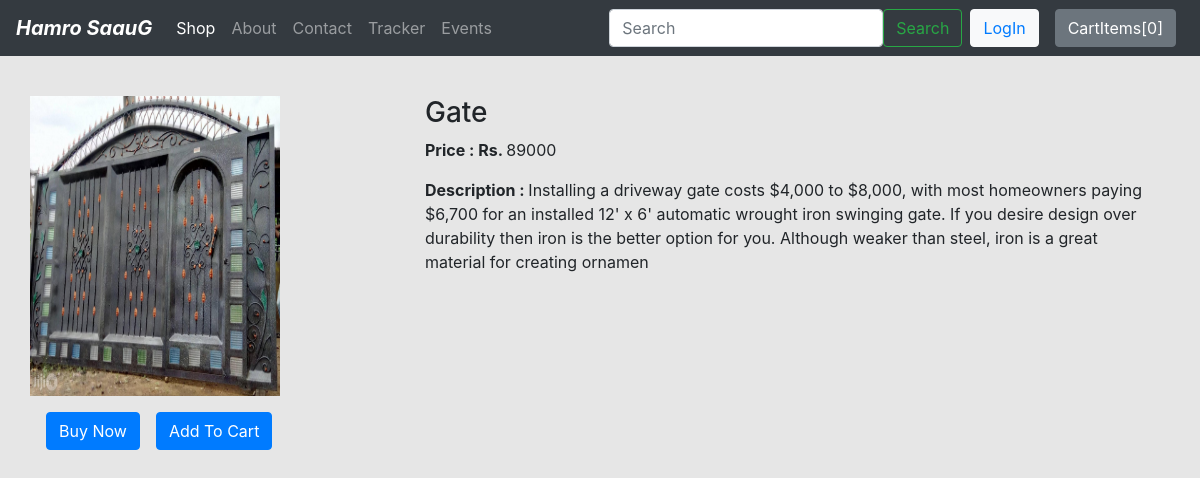
Page /product/9 on the committed database.
### shop/models.py (models this page shows, shortened)
class Product(models.Model):
    product_name = models.CharField(max_length=50)
    category = models.CharField(max_length=50, default="")
    sub_category = models.CharField(max_length=50, default="")
    price = models.IntegerField(default="0")
    desciption = models.CharField(max_length=300)
    publish_date = models.DateField()
    image = models.ImageField(upload_to="shop/images", default="")

### shop/views.py (the view)
# urls.py: path('product/<int:pro_id>', views.product_view, name='product_view'),
def product_view(request, pro_id):
    product = Product.objects.filter(id=pro_id) #QuerySet_list with only one product
    return render(request, 'shop/product_view.html', {'product_item':product[0]})

### shop/templates/shop/product_view.html (shortened to what this page needs)
{% extends 'shop/basic.html' %}
{% block body %}
<div class="container my-4">
<br>
    <div class="row mt-5 ">
        <div class="col-md-4">
            <div class="row">
                <img src="/media/{{ product_item.image }}" alt="" height="300px" width="250px">
            </div>
            <div class="row my-3">
                <div class="btn btn-primary mx-3">Buy Now</div>
                <div class="btn btn-primary">Add To Cart</div>
            </div>
        </div>
        <div class="col-md-8">
            <h3> {{ product_item.product_name }} </h3>
            <p><b> Price : Rs. </b> {{ product_item.price }} </p>
            <p><b>Description : </b> {{ product_item.desciption }} </p>
            </div>
        </div>
    </div>
{% endblock %}

### shop/templates/shop/basic.html (shortened to what this page needs)
<!DOCTYPE html>
<html lang="en">
  <head>
    <link
      rel="stylesheet"
      href="https://stackpath.bootstrapcdn.com/bootstrap/4.2.1/css/bootstrap.min.css"
    />
  </head>
  <body>
    {% include 'shop/navbar.html' %}
    {% block body %} {% endblock %}
  </body>
</html>

### shop/templates/shop/navbar.html (shortened to what this page needs)
<nav class="navbar navbar-expand-lg navbar-dark bg-dark fixed-top">
    <a class="navbar-brand" href="/"> <i><b>Hamro SaauG</b></i> </a>
    <div class="collapse navbar-collapse" id="navbarSupportedContent">
        <ul class="navbar-nav mr-auto">
            <li class="nav-item active">
                <a class="nav-link" href="/">Shop <span class="sr-only">(current)</span></a>
            </li>
            <li class="nav-item">
                <a class="nav-link" href="about">About</a>
            </li>
            <li class="nav-item">
                <a class="nav-link" href="{% url 'contact_us' %}">Contact</a>
            </li>
            <li class="nav-item">
                <a class="nav-link" href="tracker">Tracker</a>
            </li>
            </li><li class="nav-item">
                <a class="nav-link" href="blog/">Events</a>
            </li>
        </ul>
        <form method='get' action='search' class="d-flex">
            <input class="form-control me-2" type="search" placeholder="Search" aria-label="Search" name='search' id='search'>
            <button class="btn btn-outline-success me-2" type="submit">Search</button>
        </form>
        <button type="button" class="btn btn-light mx-2"> <a href="admin" target="blank"> {% if not request.user.is_authenticated %}LogIn{% else %}Admin DashBoard{% endif %} </a> </button>
        <button id="cart_popover" type="button" class="btn btn-secondary mx-2" data-container="body" data-toggle="popover" data-placement="bottom" data-content="Vivamussagittis lacus vel augue laoreet rutrum faucibus." data-html="true">CartItems[<span id="mycart">0</span>]</button>
    </div>
</nav>

### shop/templates/shop/basic.html (style rules this page uses)
* { box-sizing: border-box; }
body { background-color:#e6e6e6; }

### rows in the picture
Product: image (picture), product_name "Gate", price "89000", desciption "Installing a driveway gate costs $4,000 to $8,000, with most homeowners paying $6,700 for an installed 12' x 6' automatic wrought iron swinging gate. If you desire design over durability then iron is the better option for you. Although weaker than steel, iron is a great material for creating ornamen"
